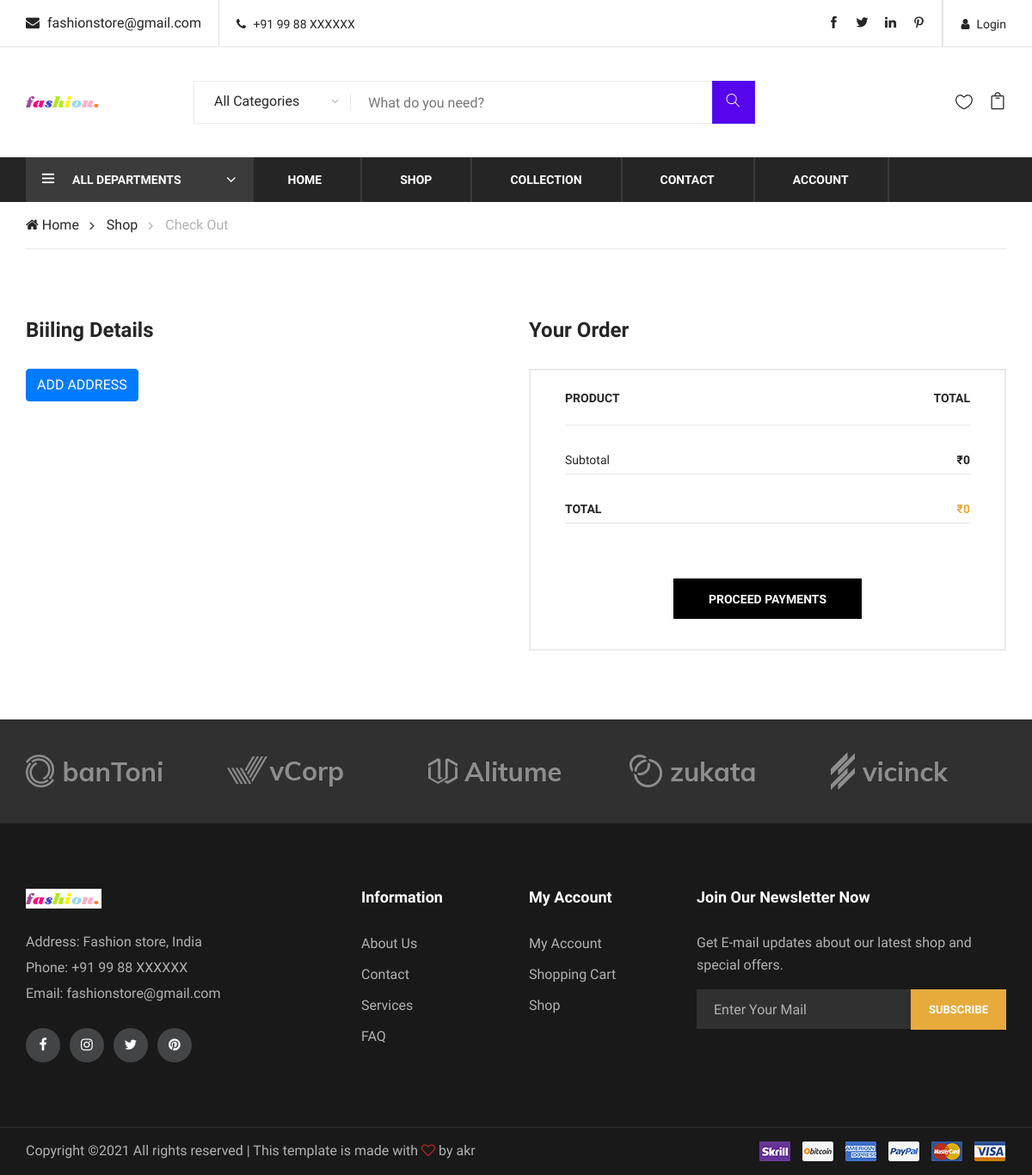
Before: /orders/checkout (signed in) with the older database file.
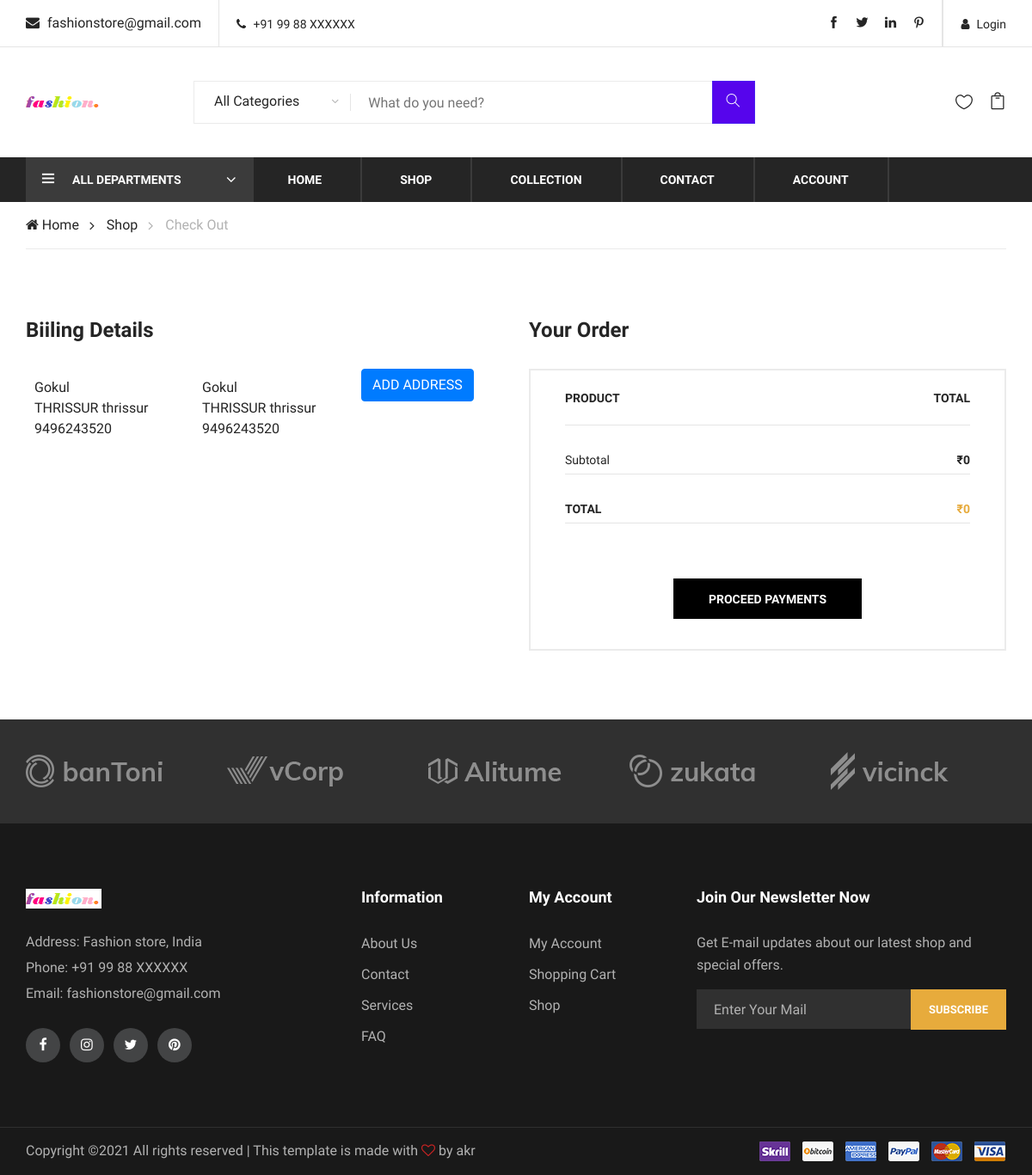
After: the same page with the newer database file.
### orders/models.py (models this page shows)
class address(models.Model):
    user=models.ForeignKey(settings.AUTH_USER_MODEL,
                             on_delete=models.CASCADE)
    first_name=models.CharField(max_length=50)
    last_name=models.CharField(max_length=50)
    address1=models.TextField()
    address2=models.TextField(null=True)
    zipcode=models.PositiveIntegerField()
    city=models.CharField(max_length=50)
    state=models.CharField(max_length=50)
    phone=models.PositiveIntegerField()

### orders/views.py (the view)
# urls.py: path('checkout', views.checkout, name='checkout'),
def checkout(request):
    data=cartitems.objects.filter(user=request.user)
    gt=0
    for i in data:
        gt+=(i.item.price*i.quantity)
    addresses=address.objects.filter(user=request.user)
    return render(request,'check-out.html',{'data':data,'gt':gt,'addresses':addresses})

### shopping/templatetags/cart_template_tags.py (called while the page is built)
@register.simple_tag
def categories():
    items = category.objects.all()
    items_li = ""
    for i in items:
        items_li += """<li><a href="../products/{}">{}</a></li>""".format(i.name, i.name)
    return mark_safe(items_li)

@register.simple_tag
def types_list():
    cats=category.objects.all()
    types = type.objects.all()
    items_li = ""
    for c in cats:
        items_li += """<div class="col-lg">
                                   <h1 class="dropdown-header"><a href="../products/{}">{}</a></h1>""".format(c.name, c.name)
        for i in types:
            cat = c.name
            if cat == i.category.name:
                items_li += """<li><a href="../type_shop,{}">{}</a></li>""".format(i.name, i.name)
            cat=i.category.name
        items_li +="""</div>"""
    return mark_safe(items_li)

### templates/check-out.html (shortened to what this page needs)
{% extends 'base.html' %}
{% load static %}
{% block body %}
    <div class="breacrumb-section">
        <div class="container">
            <div class="row">
                <div class="col-lg-12">
                    <div class="breadcrumb-text product-more">
                        <a href="../home"><i class="fa fa-home"></i> Home</a>
                        <a href="../shop">Shop</a>
                        <span>Check Out</span>
                    </div>
                </div>
            </div>
        </div>
    </div>
    <section class="checkout-section spad">
        <div class="container">
            <form action="placeorder" method="post" class="checkout-form">
                <div class="row">
                    <div class="col-lg-6">
                        <h4>Biiling Details</h4>
                    <div class="row">
                        {% for i in addresses %}
                        <div class="col-md-4 col-lg-4 col-sm-4">
                            <label>
                                <div class="panel panel-default card-input">
                                    <div class="panel-heading">{{i.first_name}}</div>
                                    <div class="panel-body">
                                        {{i.address1}}
                                        {{i.city}}
                                        {{i.phone}}
                                    </div>
                                </div>
                            </label>
                        </div>
                        {% endfor %}
                        <div class="col-md-4 col-lg-4 col-sm-4">
                            <a class="btn btn-primary" href="add_address">ADD ADDRESS</a>
                        </div>
                    </div>
                    </div>
                    <div class="col-lg-6">
                        <div class="place-order">
                            <h4>Your Order</h4>
                            <div class="order-total">
                                <ul class="order-table">
                                    <li>Product <span>Total</span></li>
                                    <li class="fw-normal">Subtotal <span>₹{{gt}}</span></li>
                                    <li class="total-price" >Total <span>₹{{gt}}</span></li>
                                </ul>
                                <div class="order-btn">
                                    <button type="submit"  class="site-btn place-btn">Proceed Payments</button>
                                </div>
                            </div>
                        </div>
                    </div>
                </div>
            </form>
        </div>
    </section>
{% endblock %}

Changed rows visible on the page:
added address: first_name "Gokul", address1 "THRISSUR", city "thrissur", phone "9496243520"
added address: first_name "Gokul", address1 "THRISSUR", city "thrissur", phone "9496243520"
